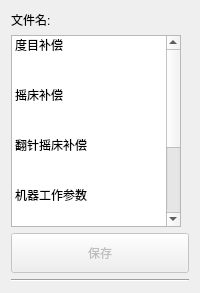
     <widget class="QWidget" name="tab_2">
      <property name="sizePolicy">
       <sizepolicy hsizetype="Maximum" vsizetype="Preferred">
        <horstretch>0</horstretch>
        <verstretch>0</verstretch>
       </sizepolicy>
      </property>
      <attribute name="title">
       <string>机器参数</string>
      </attribute>
      <layout class="QVBoxLayout" name="verticalLayout_2">
       <item>
        <layout class="QGridLayout" name="gridLayout_2">
         <item row="0" column="0">
          <widget class="QMdLabel" name="label_9">
           <property name="sizePolicy">
            <sizepolicy hsizetype="Maximum" vsizetype="Preferred">
             <horstretch>0</horstretch>
             <verstretch>0</verstretch>
            </sizepolicy>
           </property>
           <property name="text">
            <string>文件名:</string>
           </property>
          </widget>
         </item>
         <item row="0" column="1">
          <widget class="QMdLabel" name="label_11">
           <property name="sizePolicy">
            <sizepolicy hsizetype="Expanding" vsizetype="Minimum">
             <horstretch>0</horstretch>
             <verstretch>0</verstretch>
            </sizepolicy>
           </property>
          </widget>
         </item>
        </layout>
       </item>
       <item>
        <widget class="QListWidget" name="listWidget_2">
         <property name="sizePolicy">
          <sizepolicy hsizetype="Maximum" vsizetype="Expanding">
           <horstretch>0</horstretch>
           <verstretch>0</verstretch>
          </sizepolicy>
         </property>
         <property name="maximumSize">
          <size>
           <width>170</width>
           <height>16777215</height>
          </size>
         </property>
         <property name="iconSize">
          <size>
           <width>40</width>
           <height>40</height>
          </size>
         </property>
         <property name="resizeMode">
          <enum>QListView::Fixed</enum>
         </property>
         <property name="gridSize">
          <size>
           <width>0</width>
           <height>50</height>
          </size>
         </property>
         <item>
          <property name="text">
           <string>度目补偿</string>
          </property>
          <property name="icon">
           <iconset resource="resouce.qrc">
            <normaloff>:/image/resource/2i.png</normaloff>:/image/resource/2i.png</iconset>
          </property>
         </item>
         <item>
          <property name="text">
           <string>摇床补偿</string>
          </property>
          <property name="icon">
           <iconset resource="resouce.qrc">
            <normaloff>:/image/resource/2j.png</normaloff>:/image/resource/2j.png</iconset>
          </property>
         </item>
         <item>
          <property name="text">
           <string>翻针摇床补偿</string>
          </property>
          <property name="icon">
           <iconset resource="resouce.qrc">
            <normaloff>:/image/resource/2k.png</normaloff>:/image/resource/2k.png</iconset>
          </property>
         </item>
         <item>
          <property name="text">
           <string>机器工作参数</string>
          </property>
          <property name="icon">
           <iconset resource="resouce.qrc">
            <normaloff>:/image/resource/2l.png</normaloff>:/image/resource/2l.png</iconset>
          </property>
         </item>
         <item>
          <property name="text">
           <string>机器系统参数</string>
          </property>
          <property name="icon">
           <iconset resource="resouce.qrc">
            <normaloff>:/image/resource/2m.png</normaloff>:/image/resource/2m.png</iconset>
          </property>
         </item>
        </widget>
       </item>
       <item>
        <widget class="QPushButton" name="pushButton_spasave">
         <property name="enabled">
          <bool>false</bool>
         </property>
         <property name="minimumSize">
          <size>
           <width>0</width>
           <height>40</height>
          </size>
         </property>
         <property name="text">
          <string>保存</string>
         </property>
        </widget>
       </item>
       <item>
        <widget class="Line" name="line">
         <property name="orientation">
          <enum>Qt::Horizontal</enum>
         </property>
        </widget>
       </item>
      </layout>
     </widget>
